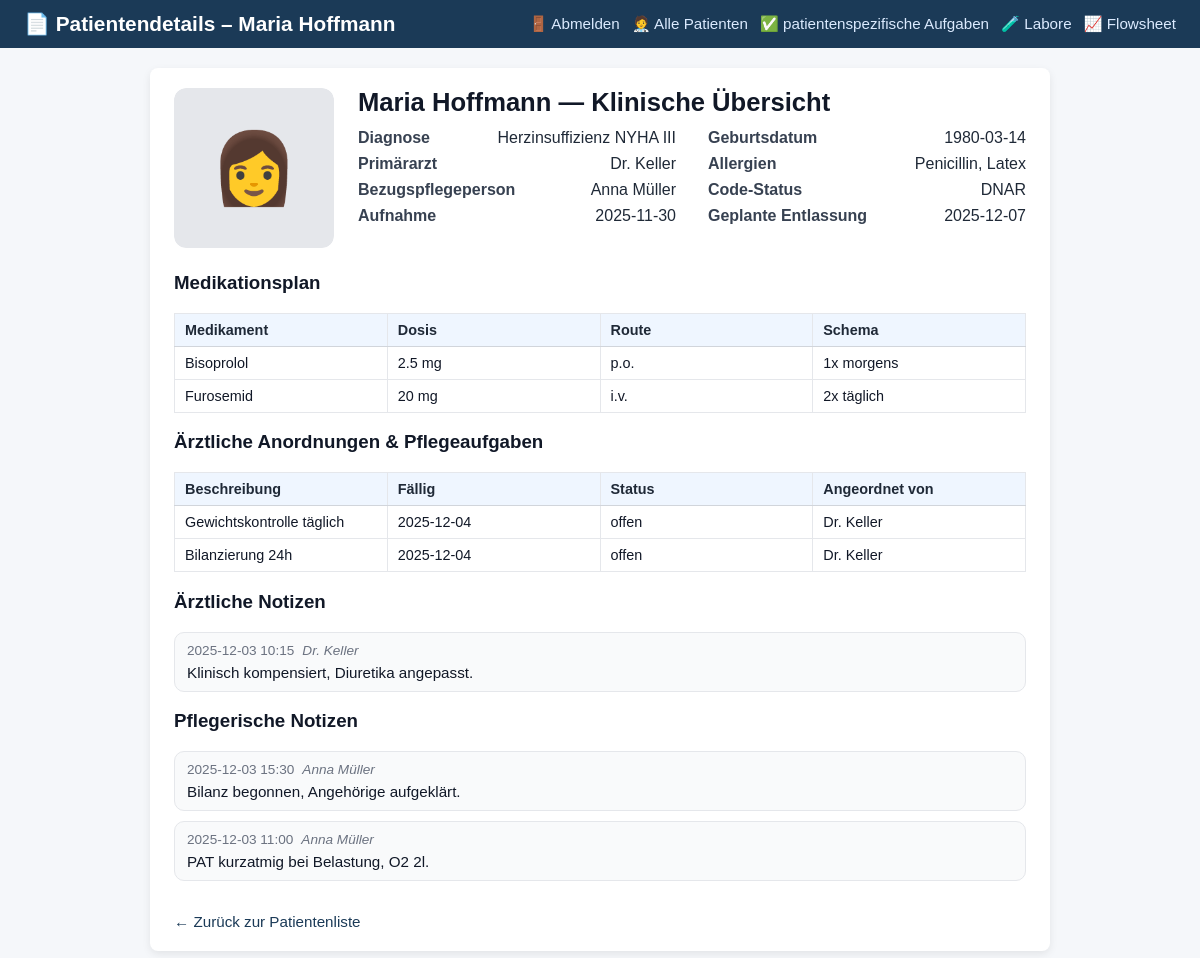
The app's page /patient/1, older data.
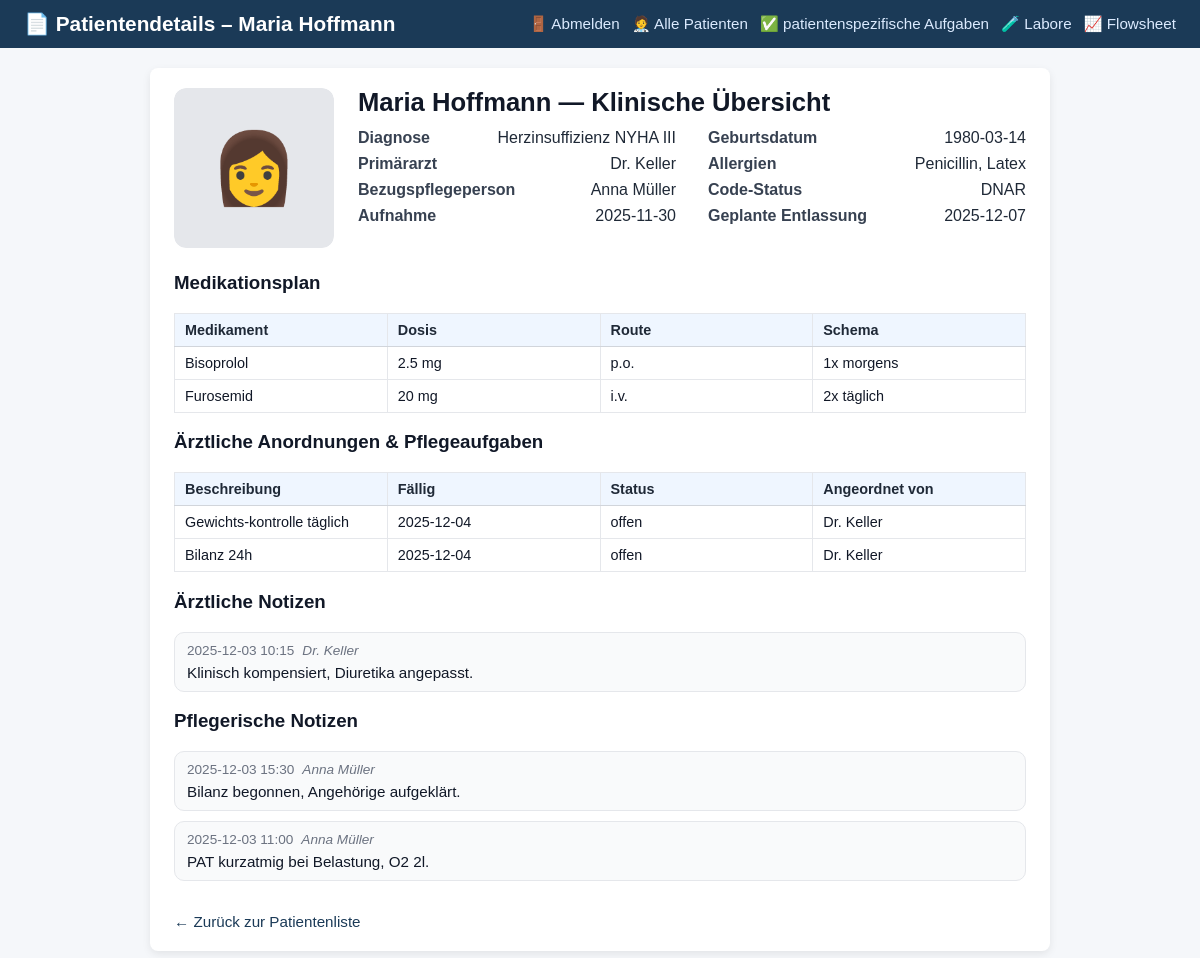
The same page, newer data.
### tables this page shows
CREATE TABLE orders (
    id INTEGER PRIMARY KEY AUTOINCREMENT,
    patient_id INTEGER NOT NULL,
    description TEXT NOT NULL,
    due_date TEXT,
    due_time TEXT,
    status TEXT,
    ordered_by TEXT,
    type TEXT,
    completed INTEGER DEFAULT 0,
    FOREIGN KEY (patient_id) REFERENCES patients(id)
);

### app.py (the view)
@app.route("/patient/<int:patient_id>", methods=["GET", "POST"])
def patient_detail(patient_id):
    conn = get_connection()
    cur = conn.cursor()
    cur.execute("""
        SELECT
            p.id,
            p.patient_identifier,
            p.name,
            p.gender,
            p.dob,
            p.room,
            p.diagnosis,
            p.bezugspflege_id,
            p.allergies,
            p.code_status,
            p.admission_date,
            p.expected_discharge,
            p.primary_doctor,
            p.photo_filename,
            n.name AS bezugspflege_name
        FROM patients p
        LEFT JOIN nurses n ON p.bezugspflege_id = n.id
        WHERE p.id = ?;
    """, (patient_id,))
    patient = cur.fetchone()
    cur.execute("SELECT id, name FROM nurses ORDER BY name;")
    nurses = cur.fetchall()
    cur.execute("""
        SELECT id, name, dose, route, schedule
        FROM medications
        WHERE patient_id = ?
            AND (given IS NULL OR given = 0)
            AND (not_given IS NULL OR not_given = 0)
        ORDER BY name;
    """, (patient_id,))
    meds = cur.fetchall()
    cur.execute("""
        SELECT description, due_date, status, ordered_by, type
        FROM orders
        WHERE patient_id = ?
        ORDER BY due_date;
    """, (patient_id,))
    orders = cur.fetchall()
    cur.execute("""
        SELECT note, created_at, author
        FROM doctor_notes
        WHERE patient_id = ?
        ORDER BY created_at DESC;
    """, (patient_id,))
    doctor_notes = cur.fetchall()
    cur.execute("""
        SELECT note, created_at, author
        FROM nurse_notes
        WHERE patient_id = ?
        ORDER BY created_at DESC;
    """, (patient_id,))
    nurse_notes = cur.fetchall()
    cur.execute("""
        SELECT alert, severity, created_at
        FROM ai_alerts
        WHERE patient_id = ?
        ORDER BY datetime(created_at) DESC;
    """, (patient_id,))
    alerts = cur.fetchall()
    current_nurse = get_current_nurse(conn)
    conn.close()
    conn.close()
    return render_template(
        "patient_detail.html",
        alerts=alerts,
        current_nurse=current_nurse,
        patient=patient,
        nurses=nurses,
        meds=meds,
        orders=orders,
        doctor_notes=doctor_notes,
        nurse_notes=nurse_notes,
    )

### app.py (called while the page is built, shortened)
def get_connection():
    conn = sqlite3.connect(DB_PATH)
    conn.row_factory = sqlite3.Row
    return conn

def get_current_nurse(conn=None):
    nurse_id = session.get("current_nurse_id")
    if not nurse_id:
        return None

### templates/patient_detail.html (shortened to what the changed rows need)
<!DOCTYPE html>
<html>
<head>
    <link rel="stylesheet" href="{{ url_for('static', filename='styles.css') }}">
</head>
<body>
    <div class="container">
<div class="patient-header-block">
    <div class="clinical-info-column">
        <h1 class="patient-header-title">
            {{ patient["name"] }} — Klinische Übersicht</h1>
    </div>
</div>
{% if meds %}
    <table class="detail-table">
        <thead>
            <tr>
                <th>Medikament</th>
                <th>Dosis</th>
                <th>Route</th>
                <th>Schema</th>
            </tr>
        </thead>
    </table>
{% else %}
    <p>Keine Medikation dokumentiert.</p>
{% endif %}
{% if orders %}
    <table class="detail-table">
        <thead>
            <tr>
                <th>Beschreibung</th>
                <th>Fällig</th>
                <th>Status</th>
                <th>Angeordnet von</th>
            </tr>
        </thead>
        <tbody>
            {% for o in orders %}
                <tr>
                    <td>{{ o["description"] }}</td>
                    <td>{{ o["due_date"] or "—" }}</td>
                    <td>{{ o["status"] or "offen" }}</td>
                    <td>{{ o["ordered_by"] or "—" }}</td>
                </tr>
            {% endfor %}
        </tbody>
    </table>
{% else %}
    <p>Keine offenen Anordnungen/Pflegeaufgaben dokumentiert.</p>
{% endif %}
    </div>
</body>
</html>

Row changes from the older to the newer data that the page shows:
changed orders: description "Gewichtskontrolle täglich" → "Gewichts-kontrolle täglich"
changed orders: description "Bilanzierung 24h" → "Bilanz 24h"
